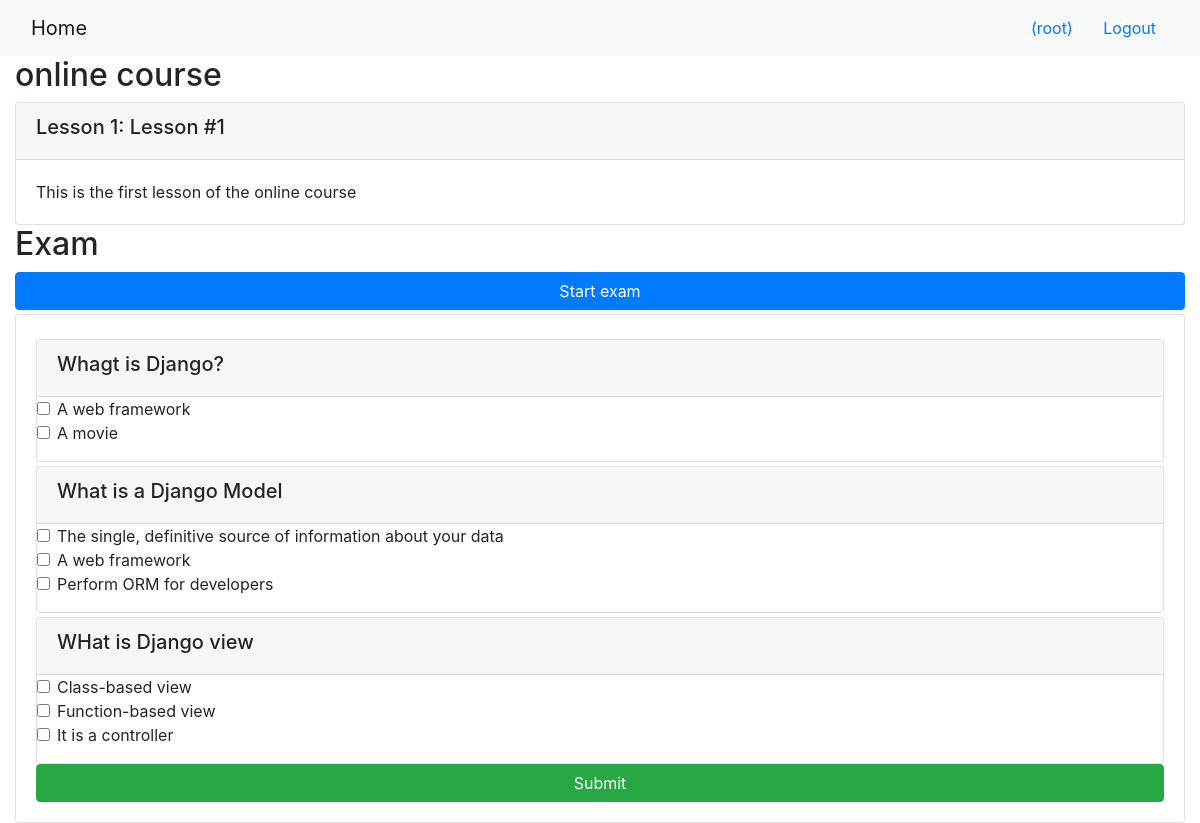
/onlinecourse/1/ (signed in), run on the app's committed database.
### onlinecourse/models.py (models this page shows, shortened)
class Course(models.Model):
    name = models.CharField(null=False, max_length=30, default='online course')
    image = models.ImageField(upload_to='course_images/')
    description = models.CharField(max_length=1000)
    pub_date = models.DateField(null=True)
    instructors = models.ManyToManyField(Instructor)
    users = models.ManyToManyField(settings.AUTH_USER_MODEL, through='Enrollment')
    total_enrollment = models.IntegerField(default=0)
    is_enrolled = False

class Lesson(models.Model):
    title = models.CharField(max_length=200, default="title")
    order = models.IntegerField(default=0)
    course = models.ForeignKey(Course, on_delete=models.CASCADE)
    content = models.TextField()

class Question(models.Model):
    course = models.ForeignKey(Course, on_delete = models.CASCADE)
    question = models.TextField()
    grade = models.FloatField()

class Choice(models.Model):
    question = models.ForeignKey(Question, on_delete = models.CASCADE)
    text = models.TextField()
    is_correct = models.BooleanField()

### onlinecourse/views.py (the view)
# urls.py: path('<int:pk>/', views.CourseDetailView.as_view(), name='course_details'),
class CourseDetailView(generic.DetailView):
    model = Course
    template_name = 'onlinecourse/course_detail_bootstrap.html'

### onlinecourse/templates/onlinecourse/course_detail_bootstrap.html (shortened to what this page needs)
<!DOCTYPE html>
<html lang="en">
<head>
    {% load static %}
    <link rel="stylesheet" href="https://maxcdn.bootstrapcdn.com/bootstrap/4.5.2/css/bootstrap.min.css">
</head>
<body>
    <nav class="navbar navbar-light bg-light">
        <div class="container-fluid">
            <div class="navbar-header">
                <a class="navbar-brand" href="{% url 'onlinecourse:index' %}">Home</a>
            </div>
            <ul class="nav navbar-nav navbar-right">
                {% if user.is_authenticated %}
                <li>
                    <a class="btn btn-link" href="#">{{ user.first_name }}({{ user.username }})</a>
                    <a class="btn btn-link" href="{% url 'onlinecourse:logout' %}">Logout</a>
                </li>
                {% endif %}
            </ul>
        </div>
    </nav>
    <div class="container-fluid">
        <h2>{{ course.name }}</h2>
        <div class="card-columns-vertical">
            {% for lesson in course.lesson_set.all %}
            <div class="card mt-1">
                <div class="card-header">
                    <h5>Lesson {{lesson.order|add:1}}: {{lesson.title}}</h5>
                </div>
                <div class="card-body">{{lesson.content}}</div>
            </div>
            {% endfor %}
        </div>
        {% if user.is_authenticated %}
        <h2>Exam</h2>
        <div class="card-columns-vertical">
            <button class="btn btn-primary btn-block" type="button" data-toggle="collapse" data-target="#exam"
                aria-expanded="false" aria-controls="collapseExample">
                Start exam
            </button>
            <div class="card mt-1" id="exam" class="collapse">
                <div class="card-body">
                    <form id="questionform" action="submit/" method="post">
                        {% for question in course.question_set.all %}
                        <div class="card mt-1">
                            <div class="card-header">
                                <h5>{{ question.question}}</h5>
                            </div>
                            <div class="form-group">
                                {% for choice in question.choice_set.all %}
                                <div class="form-check">
                                    <label class="form-check-label">
                                        <input type="checkbox" name="choice_{{choice.id}}" class="form-check-input"
                                            id="{{choice.id}}" value="{{choice.id}}">{{ choice.text }}
                                    </label>
                                </div>
                                {% endfor %}
                            </div>
                        </div>
                        {% endfor %}
                        <input class="btn btn-success btn-block" type="submit" value="Submit">
                    </form>
                </div>
            </div>
        </div>
        {% endif %}
    </div>
</body>
</html>

### data on the page
Course: name "online course"
Lesson: order|add "1", title "Lesson #1", content "This is the first lesson of the online course"
Question: question "Whagt is Django?"
Choice: text "A web framework"
Choice: text "A movie"
Question: question "What is a Django Model"
Choice: text "The single, definitive source of information about your data"
Choice: text "A web framework"
Choice: text "Perform ORM for developers"
Question: question "WHat is Django view"
Choice: text "Class-based view"
Choice: text "Function-based view"
Choice: text "It is a controller"

### other printed values
{{ user.username }} "root"
